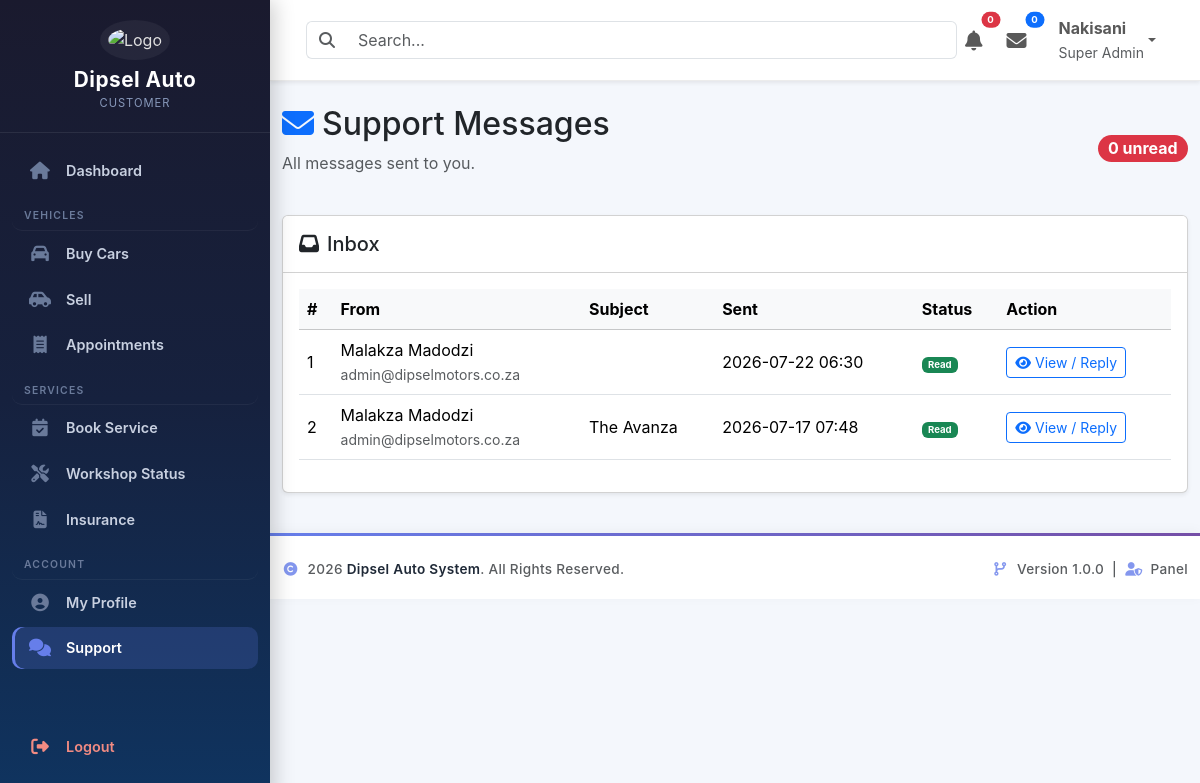
Screenshot of /customerDashboard/Support/index.php (signed in) with the database file from the repository.
### tables this page shows
CREATE TABLE `persons` (
  `person_id` int(11) NOT NULL,
  `uuid` char(36) NOT NULL,
  `first_name` varchar(100) NOT NULL,
  `middle_name` varchar(100) DEFAULT NULL,
  `last_name` varchar(100) NOT NULL,
  `gender` enum('Male','Female','Other') NOT NULL,
  `date_of_birth` date DEFAULT NULL,
  `id_number` varchar(20) DEFAULT NULL,
  `passport_number` varchar(30) DEFAULT NULL,
  `phone` varchar(20) NOT NULL,
  `email` varchar(150) NOT NULL,
  `password` varchar(255) NOT NULL,
  `profile_photo` varchar(255) DEFAULT NULL,
  `country` varchar(100) DEFAULT 'South Africa',
  `province` varchar(100) DEFAULT NULL,
  `city` varchar(100) DEFAULT NULL,
  `address` text DEFAULT NULL,
  `postal_code` varchar(20) DEFAULT NULL,
  `role` enum('Customer','Employee','Admin','SuperAdmin') NOT NULL DEFAULT 'Customer',
  `status` enum('Active','Inactive','Suspended') NOT NULL DEFAULT 'Active',
  `email_verified` tinyint(1) DEFAULT 0,
  `last_login` datetime DEFAULT NULL,
  `created_at` timestamp NULL DEFAULT current_timestamp(),
  `updated_at` timestamp NULL DEFAULT current_timestamp() ON UPDATE current_timestamp(),
  `reset_token` varchar(255) DEFAULT NULL,
  `reset_token_expiry` datetime DEFAULT NULL
);

CREATE TABLE `messages` (
  `message_id` int(11) NOT NULL,
  `sender_person_id` int(11) NOT NULL,
  `receiver_person_id` int(11) NOT NULL,
  `vehicle_id` int(11) DEFAULT NULL,
  `subject` varchar(150) DEFAULT NULL,
  `message` text NOT NULL,
  `is_read` enum('Yes','No') DEFAULT 'No',
  `sent_at` timestamp NOT NULL DEFAULT current_timestamp()
);

### includes/auth.php (called while the page is built, shortened)
<?php
require_once __DIR__ . '/../config/database.php';
$sql = "
SELECT
    p.*,
    a.admin_id,
    a.admin_level,
    a.admin_number
FROM persons p
LEFT JOIN admins a
    ON p.person_id = a.person_id
WHERE p.person_id = ?
LIMIT 1
";
$stmt = $pdo->prepare($sql);
$stmt->execute([$_SESSION['person_id']]);
$currentUser = $stmt->fetch(PDO::FETCH_ASSOC);

### customerDashboard/Support/index.php (the view, shortened to what this page needs)
<?php
require_once '../../includes/auth.php';
require_once '../../config/database.php';
$person_id = $_SESSION['person_id'];
$sql = "SELECT m.*,
               CONCAT(p.first_name, ' ', p.last_name) AS sender_name,
               p.email AS sender_email,
               m.sender_person_id
        FROM messages m
        JOIN persons p ON m.sender_person_id = p.person_id
        WHERE m.receiver_person_id = ?
        ORDER BY m.sent_at DESC";
$stmt = $pdo->prepare($sql);
$stmt->execute([$person_id]);
$messages = $stmt->fetchAll(PDO::FETCH_ASSOC);
$unreadStmt = $pdo->prepare("SELECT COUNT(*) FROM messages WHERE receiver_person_id = ? AND is_read = 'No'");
$unreadStmt->execute([$person_id]);
$unreadCount = $unreadStmt->fetchColumn();
?>
<!DOCTYPE html>
<html lang="en">
<head>
    <link href="https://cdn.jsdelivr.net/npm/bootstrap@5.3.3/dist/css/bootstrap.min.css" rel="stylesheet">
    <link rel="stylesheet" href="https://cdnjs.cloudflare.com/ajax/libs/font-awesome/6.7.2/css/all.min.css">
</head>
<body>
<?php include '../../includes/sidebar.php'; ?>
<div class="dashboard-wrapper">
    <?php include '../../includes/navbar.php'; ?>
    <div class="container-fluid mt-4">
        <div class="page-header d-flex justify-content-between align-items-center mb-4">
            <div>
                <h2><i class="fas fa-envelope text-primary me-2"></i>Support Messages</h2>
                <p class="text-muted">All messages sent to you.</p>
            </div>
            <div>
                <span class="badge bg-danger rounded-pill fs-6"><?= $unreadCount ?> unread</span>
            </div>
        </div>
        <div class="card shadow-sm">
            <div class="card-header bg-white py-3">
                <h5 class="mb-0"><i class="fas fa-inbox me-2"></i>Inbox</h5>
            </div>
            <div class="card-body">
                <div class="table-responsive">
                    <table class="table table-hover align-middle">
                        <thead class="table-light">
                            <tr>
                                <th>#</th>
                                <th>From</th>
                                <th>Subject</th>
                                <th>Sent</th>
                                <th>Status</th>
                                <th>Action</th>
                            </tr>
                        </thead>
                        <tbody>
                        <?php if (empty($messages)): ?>
                            <tr><td colspan="6" class="text-center text-muted">No messages yet.</td></tr>
                        <?php else: $counter=1; foreach ($messages as $msg): ?>
                            <tr class="<?= ($msg['is_read'] == 'No') ? 'unread' : '' ?>">
                                <td><?= $counter++ ?></td>
                                <td>
                                    <?= htmlspecialchars($msg['sender_name']) ?>
                                    <br><small class="text-muted"><?= htmlspecialchars($msg['sender_email']) ?></small>
                                </td>
                                <td><?= htmlspecialchars($msg['subject']) ?></td>
                                <td><?= date('Y-m-d H:i', strtotime($msg['sent_at'])) ?></td>
                                <td>
                                    <?php if ($msg['is_read'] == 'No'): ?>
                                        <span class="badge bg-danger">Unread</span>
                                    <?php else: ?>
                                        <span class="badge bg-success">Read</span>
                                    <?php endif; ?>
                                </td>
                                <td>
                                    <button class="btn btn-sm btn-outline-primary" data-bs-toggle="modal" data-bs-target="#viewModal"
                                            onclick="openConversation(<?= $msg['message_id'] ?>, <?= $msg['sender_person_id'] ?>, '<?= addslashes($msg['sender_name']) ?>')">
                                        <i class="fas fa-eye"></i> View / Reply
                                    </button>
                                </td>
                            </tr>
                        <?php endforeach; endif; ?>
                        </tbody>
                    </table>
                </div>
            </div>
        </div>
    </div>
    <?php include '../../includes/footer.php'; ?>
</body>
</html>

### includes/navbar.php (shortened to what this page needs)
<nav class="navbar navbar-expand-lg bg-white shadow-sm sticky-top px-4 py-2">
    <div class="container-fluid">
        <form class="d-flex flex-grow-1">
            <div class="input-group">
                <span class="input-group-text bg-white border-end-0">
                    <i class="fas fa-search text-muted"></i>
                </span>
                <input
                    type="search"
                    class="form-control border-start-0"
                    placeholder="Search..."
                >
            </div>
        </form>
        <ul class="navbar-nav ms-auto align-items-center">
            <li class="nav-item dropdown me-2">
                <a class="nav-link position-relative" href="#" data-bs-toggle="dropdown">
                    <i class="fas fa-bell fa-lg"></i>
                    <span class="badge rounded-pill bg-danger position-absolute top-0 start-100 translate-middle">
                        0
                    </span>
                </a>
            </li>
            <li class="nav-item dropdown me-3">
                <a class="nav-link position-relative" href="#" data-bs-toggle="dropdown">
                    <i class="fas fa-envelope fa-lg"></i>
                    <span class="badge rounded-pill bg-primary position-absolute top-0 start-100 translate-middle">
                        0
                    </span>
                </a>
            </li>
            <li class="nav-item dropdown">
                <a class="nav-link dropdown-toggle d-flex align-items-center"
                   href="#"
                   data-bs-toggle="dropdown">
                    <div class="d-none d-sm-block">
                        <strong>
                            <?= htmlspecialchars($currentUser['first_name']) ?>
                        </strong>
                        <br>
                        <small class="text-muted">
                            <?= htmlspecialchars($currentUser['admin_level'] ?? 'Super Admin') ?>
                        </small>
                    </div>
                </a>
            </li>
        </ul>
    </div>
</nav>

### customerDashboard/Support/index.php (style rules this page uses)
body { font-family: 'Inter', sans-serif; background: #f4f7fc; }
.dashboard-wrapper { margin-left: 270px; min-height: 100vh; background: #f4f7fc; transition: all 0.3s; }

### includes/navbar.php (style rules this page uses)
.navbar { background:#fff; border-bottom:1px solid #ececec; z-index:1040; }
.navbar .form-control { box-shadow:none; }
.badge { font-size:.6rem; }

### rows the page displays
persons: first_name "Nakisani"
messages: sender_name "Malakza Madodzi", sender_person.email "admin@dipselmotors.co.za", sent_at "2026-07-22 06:30", is_read "Read"
messages: sender_name "Malakza Madodzi", sender_person.email "admin@dipselmotors.co.za", subject "The Avanza", sent_at "2026-07-17 07:48", is_read "Read"

### other values shown
$userRole "CUSTOMER"
$item['label'] "Dashboard"
$section['title'] "VEHICLES"
$item['label'] "Buy Cars"
$item['label'] "Sell"
$item['label'] "Appointments"
$section['title'] "SERVICES"
$item['label'] "Book Service"
$item['label'] "Workshop Status"
$item['label'] "Insurance"
$section['title'] "ACCOUNT"
$item['label'] "My Profile"
$item['label'] "Support"
$item['label'] "Logout"
$currentUser['admin_level'] "Super Admin"
